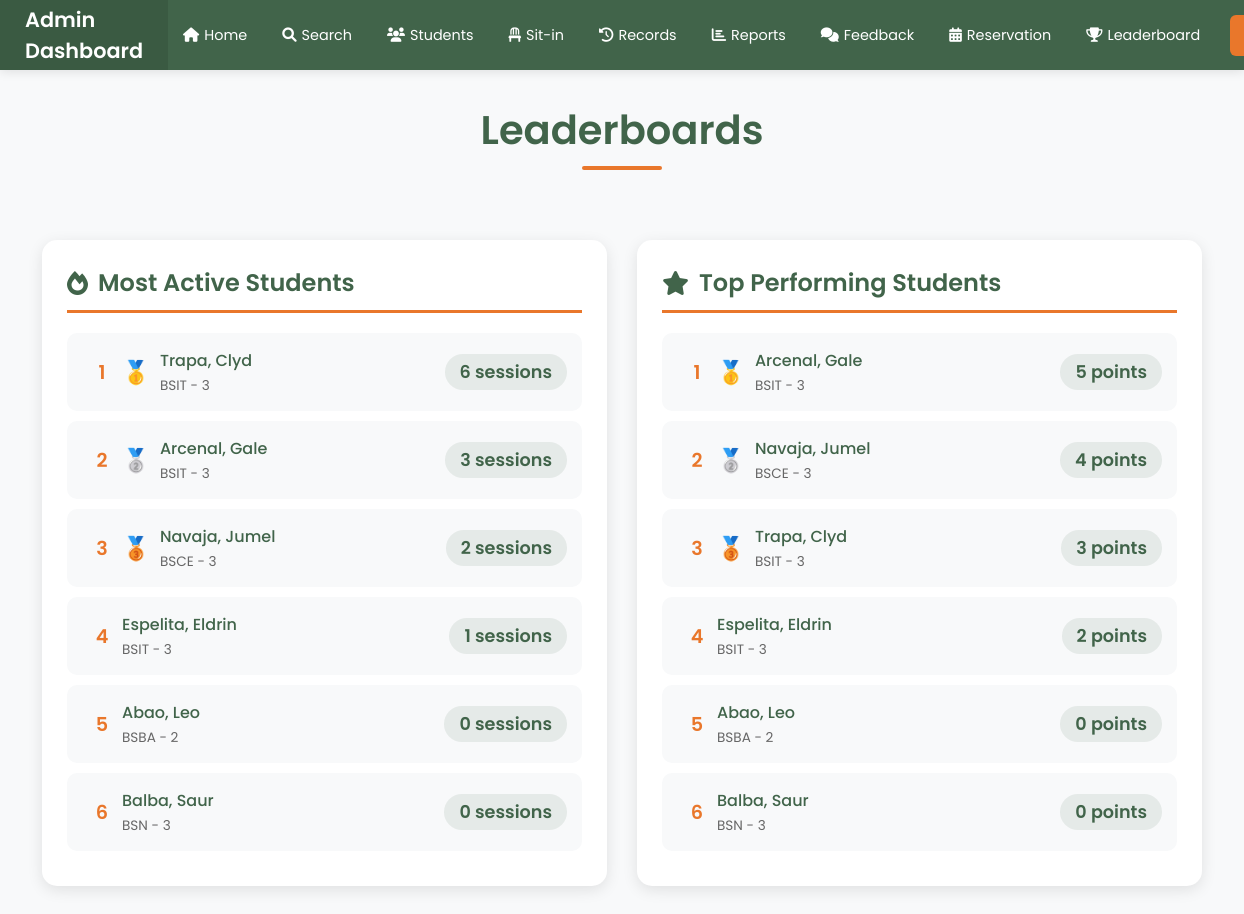
Page /leaderboard (signed in) on the earlier database version.
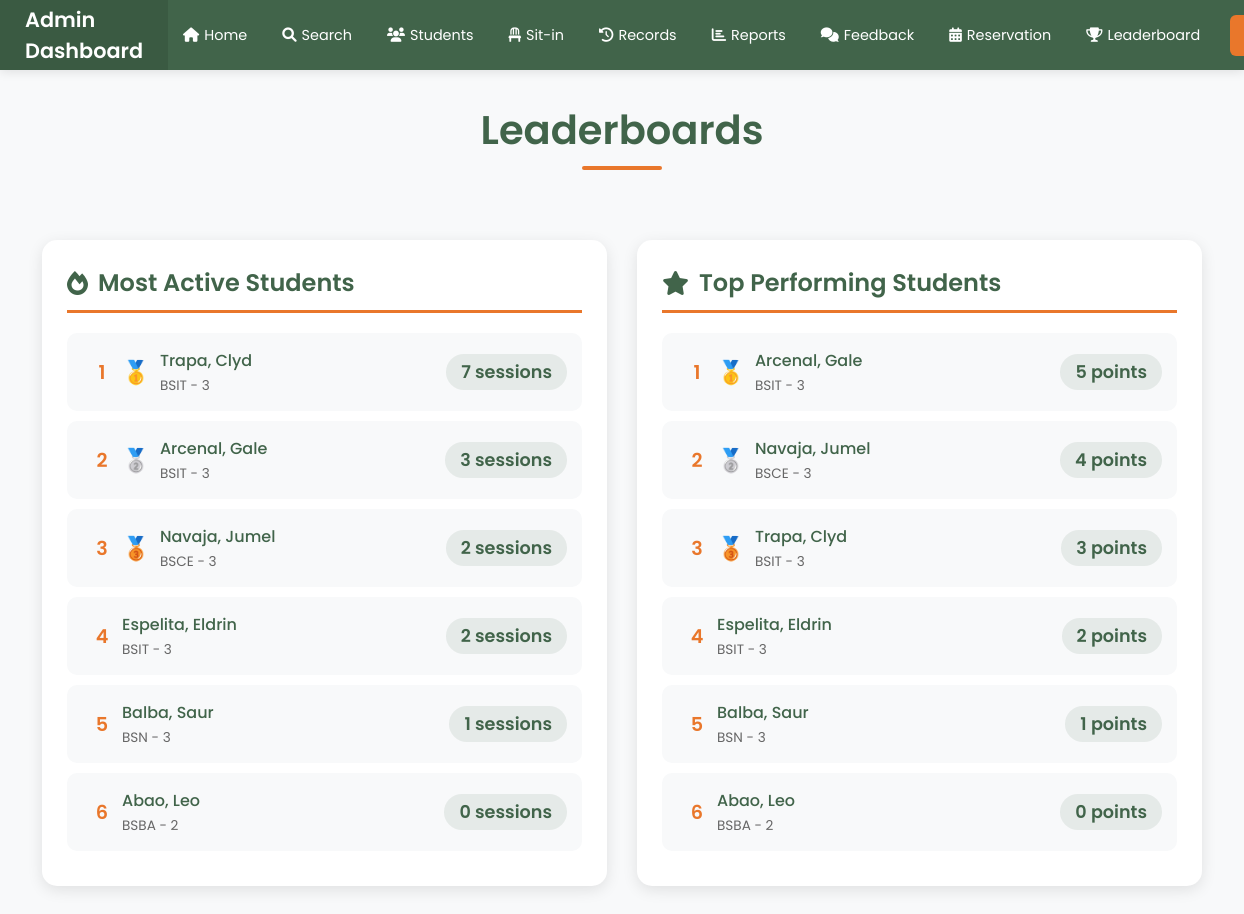
Same page on the later database version.
### tables this page shows
CREATE TABLE users (
            id INTEGER PRIMARY KEY AUTOINCREMENT,
            idno TEXT UNIQUE NOT NULL,
            firstname TEXT NOT NULL,
            lastname TEXT NOT NULL,
            middlename TEXT,
            course TEXT,
            year_level TEXT,
            email_address TEXT,
            password TEXT NOT NULL,
            role TEXT DEFAULT 'student',
            remaining_sessions INTEGER DEFAULT 0,
            profile_pic TEXT
        , points INTEGER DEFAULT 0);

### app.py (the view)
@app.route('/leaderboard')
def leaderboard():
    if 'admin_username' not in session:
        flash('Admin access required!', 'error')
        return redirect(url_for('login'))
    try:
        conn = sqlite3.connect('users.db')
        cursor = conn.cursor()
        cursor.execute("""
            SELECT u.idno, u.lastname, u.firstname, u.course, u.year_level,
                   COUNT(s.id) as total_sessions
            FROM users u
            LEFT JOIN sit_in_records s ON u.idno = s.id_number
            WHERE u.role = 'student'
            GROUP BY u.idno, u.lastname, u.firstname, u.course, u.year_level
            ORDER BY total_sessions DESC
            LIMIT 10
        """)
        active_students = [
            {
                'lastname': row[1],
                'firstname': row[2],
                'course': row[3],
                'year_level': row[4],
                'total_sessions': row[5]
            }
            for row in cursor.fetchall()
        ]
        cursor.execute("""
            SELECT u.idno, u.lastname, u.firstname, u.course, u.year_level,
                   u.points
            FROM users u
            WHERE u.role = 'student'
            ORDER BY u.points DESC
            LIMIT 10
        """)
        top_students = [
            {
                'lastname': row[1],
                'firstname': row[2],
                'course': row[3],
                'year_level': row[4],
                'points': row[5]
            }
            for row in cursor.fetchall()
        ]
        conn.close()
        return render_template('leaderboard.html',
                             active_students=active_students,
                             top_students=top_students)
    except Exception as e:
        flash(f'Error loading leaderboard: {str(e)}', 'error')
        return redirect(url_for('admin_dashboard'))

### templates/leaderboard.html (shortened to what this page needs)
<!DOCTYPE html>
<html lang="en">
<head>
    <link rel="stylesheet" href="https://cdnjs.cloudflare.com/ajax/libs/font-awesome/6.0.0/css/all.min.css">
</head>
<body>
    <div class="navbar">
        <div class="logo">Admin Dashboard</div>
        <ul class="nav-links">
            <li><a href="{{ url_for('admin_dashboard') }}"><i class="fas fa-home"></i> Home</a></li>
            <li><a href="{{ url_for('search') }}"><i class="fas fa-search"></i> Search</a></li>
            <li><a href="{{ url_for('students') }}"><i class="fas fa-users"></i> Students</a></li>
            <li><a href="{{ url_for('current_sit_in') }}"><i class="fas fa-chair"></i> Sit-in</a></li>
            <li><a href="{{ url_for('sit_in_records') }}"><i class="fas fa-history"></i> Records</a></li>
            <li><a href="{{ url_for('sit_in_report') }}"><i class="fas fa-chart-bar"></i> Reports</a></li>
            <li><a href="{{ url_for('feedback_report') }}"><i class="fas fa-comments"></i> Feedback</a></li>
            <li><a href="{{ url_for('reservation') }}"><i class="fas fa-calendar-alt"></i> Reservation</a></li>
            <li><a href="{{ url_for('leaderboard') }}"><i class="fas fa-trophy"></i> Leaderboard</a></li>
        </ul>
        <div class="logout-container">
            <a href="{{ url_for('logout') }}" class="logout-btn">
            </a>
        </div>
    </div>
    <div class="container">
        <div class="leaderboard-header">
            <h1 class="main-title">Leaderboards</h1>
        </div>
        <div class="leaderboard-section">
            <h2 class="section-title">
                <i class="fas fa-fire"></i>
                Most Active Students
            </h2>
            <ul class="leaderboard-list">
                {% for student in active_students %}
                <li class="leaderboard-item rank-{{ loop.index }}">
                    <span class="rank">{{ loop.index }}</span>
                    {% if loop.index <= 3 %}
                    <span class="medal">
                        {% if loop.index == 1 %}🥇
                        {% elif loop.index == 2 %}🥈
                        {% else %}🥉
                        {% endif %}
                    </span>
                    {% endif %}
                    <div class="student-info">
                        <div class="student-name">{{ student.lastname }}, {{ student.firstname }}</div>
                        <div class="student-details">{{ student.course }} - {{ student.year_level }}</div>
                    </div>
                    <span class="score">{{ student.total_sessions }} sessions</span>
                </li>
                {% endfor %}
            </ul>
        </div>
        <div class="leaderboard-section">
            <h2 class="section-title">
                <i class="fas fa-star"></i>
                Top Performing Students
            </h2>
            <ul class="leaderboard-list">
                {% for student in top_students %}
                <li class="leaderboard-item rank-{{ loop.index }}">
                    <span class="rank">{{ loop.index }}</span>
                    {% if loop.index <= 3 %}
                    <span class="medal">
                        {% if loop.index == 1 %}🥇
                        {% elif loop.index == 2 %}🥈
                        {% else %}🥉
                        {% endif %}
                    </span>
                    {% endif %}
                    <div class="student-info">
                        <div class="student-name">{{ student.lastname }}, {{ student.firstname }}</div>
                        <div class="student-details">{{ student.course }} - {{ student.year_level }}</div>
                    </div>
                    <span class="score">{{ student.points }} points</span>
                </li>
                {% endfor %}
            </ul>
        </div>
    </div>
</body>
</html>

Differences in the rows shown:
changed users "Trapa": total_sessions "6" → "7"
computed for users "Espelita": total_sessions "1" → "2"
changed users "Balba": total_sessions "0" → "1"; points "0" → "1"; moves up the list
